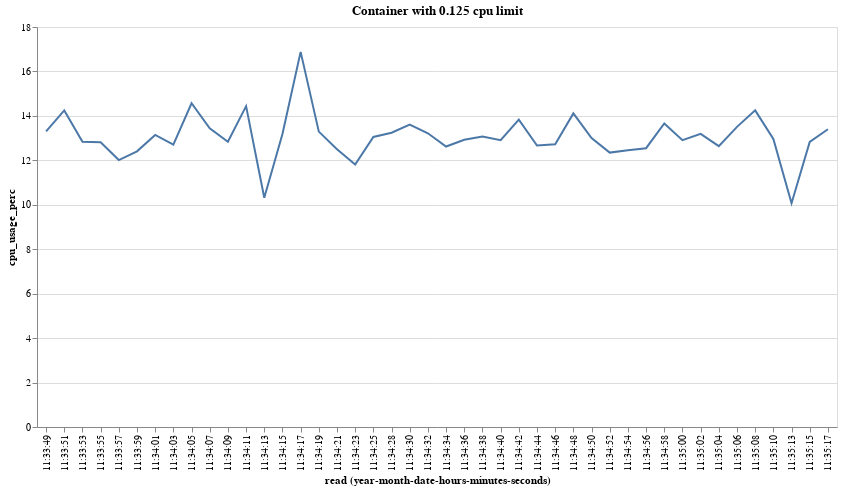

Notebook cell for this chart:
### Code cell
cmd = "docker run --name stress_app --cpus 0.125 --rm progrium/stress -c 8 -t 90s".split(" ")
run_stress = subprocess.Popen(cmd, stdout=subprocess.PIPE)

session = requests_unixsocket.Session()
data = []

while run_stress.poll() != 0:
    r = session.get('http+unix://%2Fvar%2Frun%2Fdocker.sock/containers/stress_app/stats?stream=false')
    if r.status_code == 200:
        try:
            data.append(r.json())
        except:
            pass

data = [_ for _ in data if _["read"] != "0001-01-01T00:00:00Z"]
generate_chart((data, 0.125))

### Figure 1 — Vega-Lite specification as saved in the notebook (floating-point values rounded to 4 significant figures)
{"config": {"view": {"continuousWidth": 400, "continuousHeight": 300}}, "data": {"name": "data-1a1d79c51f720e522a386aeff6d79197"}, "mark": "line", "encoding": {"x": {"axis": {"format": "%H:%M:%S", "labelAngle": -90}, "field": "read", "timeUnit": "yearmonthdatehoursminutesseconds", "type": "ordinal"}, "y": {"field": "cpu_usage_perc", "type": "quantitative"}}, "height": 400, "title": "Container with 0.125 cpu limit", "width": 800, "$schema": "https://vega.github.io/schema/vega-lite/v4.17.0.json", "datasets": {"data-1a1d79c51f720e522a386aeff6d79197": [{"read": "2022-11-08T11:33:49.184596875", "cpu_stats.online_cpus": 4, "cpu_stats.cpu_usage.total_usage": 227133000, "precpu_stats.cpu_usage.total_usage": 100760000, "cpu_stats.system_cpu_usage": 3924993600000000, "precpu_stats.system_cpu_usage": 3924989800000000, "cpu_delta": 126373000, "system_cpu_delta": 3800000000, "cpu_usage_perc": 13.3}, {"read": "2022-11-08T11:33:51.206976799", "cpu_stats.online_cpus": 4, "cpu_stats.cpu_usage.total_usage": 489928000, "precpu_stats.cpu_usage.total_usage": 352095000, "cpu_stats.system_cpu_usage": 3925001320000000, "precpu_stats.system_cpu_usage": 3924997450000000, "cpu_delta": 137833000, "system_cpu_delta": 3870000000, "cpu_usage_perc": 14.25}, {"read": "2022-11-08T11:33:53.225171216", "cpu_stats.online_cpus": 4, "cpu_stats.cpu_usage.total_usage": 725924000, "precpu_stats.cpu_usage.total_usage": 600109000, "cpu_stats.system_cpu_usage": 3925009210000000, "precpu_stats.system_cpu_usage": 3925005290000000, "cpu_delta": 125815000, "system_cpu_delta": 3920000000, "cpu_usage_perc": 12.84}, {"read": "2022-11-08T11:33:55.242181641", "cpu_stats.online_cpus": 4, "cpu_stats.cpu_usage.total_usage": 976304000, "precpu_stats.cpu_usage.total_usage": 849416000, "cpu_stats.system_cpu_usage": 3925017150000000, "precpu_stats.system_cpu_usage": 3925013190000000, "cpu_delta": 126888000, "system_cpu_delta": 3960000000, "cpu_usage_perc": 12.82}, {"read": "2022-11-08T11:33:57.324541901", "cpu_stats.online_cpus": 4, "cpu_stats.cpu_usage.total_usage": 1237163000, "precpu_stats.cpu_usage.total_usage": 1113441000, "cpu_stats.system_cpu_usage": 3925025330000000, "precpu_stats.system_cpu_usage": 3925021210000000, "cpu_delta": 123722000, "system_cpu_delta": 4120000000, "cpu_usage_perc": 12.01}, {"read": "2022-11-08T11:33:59.357224877", "cpu_stats.online_cpus": 4, "cpu_stats.cpu_usage.total_usage": 1487429000, "precpu_stats.cpu_usage.total_usage": 1364300000, "cpu_stats.system_cpu_usage": 3925033340000000, "precpu_stats.system_cpu_usage": 3925029370000000, "cpu_delta": 123129000, "system_cpu_delta": 3970000000, "cpu_usage_perc": 12.41}, {"read": "2022-11-08T11:34:01.377768008", "cpu_stats.online_cpus": 4, "cpu_stats.cpu_usage.total_usage": 1752095000, "precpu_stats.cpu_usage.total_usage": 1624933000, "cpu_stats.system_cpu_usage": 3925041100000000, "precpu_stats.system_cpu_usage": 3925037230000000, "cpu_delta": 127162000, "system_cpu_delta": 3870000000, "cpu_usage_perc": 13.14}, {"read": "2022-11-08T11:34:03.416685635", "cpu_stats.online_cpus": 4, "cpu_stats.cpu_usage.total_usage": 2002183000, "precpu_stats.cpu_usage.total_usage": 1877999000, "cpu_stats.system_cpu_usage": 3925048890000000, "precpu_stats.system_cpu_usage": 3925044980000000, "cpu_delta": 124184000, "system_cpu_delta": 3910000000, "cpu_usage_perc": 12.7}, {"read": "2022-11-08T11:34:05.456538256", "cpu_stats.online_cpus": 4, "cpu_stats.cpu_usage.total_usage": 2264769000, "precpu_stats.cpu_usage.total_usage": 2127101000, "cpu_stats.system_cpu_usage": 3925056510000000, "precpu_stats.system_cpu_usage": 3925052730000000, "cpu_delta": 137668000, "system_cpu_delta": 3780000000, "cpu_usage_perc": 14.57}, {"read": "2022-11-08T11:34:07.490385251", "cpu_stats.online_cpus": 4, "cpu_stats.cpu_usage.total_usage": 2516577000, "precpu_stats.cpu_usage.total_usage": 2387502000, "cpu_stats.system_cpu_usage": 3925064200000000, "precpu_stats.system_cpu_usage": 3925060360000000, "cpu_delta": 129075000, "system_cpu_delta": 3840000000, "cpu_usage_perc": 13.45}, {"read": "2022-11-08T11:34:09.601966952", "cpu_stats.online_cpus": 4, "cpu_stats.cpu_usage.total_usage": 2776086000, "precpu_stats.cpu_usage.total_usage": 2651229000, "cpu_stats.system_cpu_usage": 3925072100000000, "precpu_stats.system_cpu_usage": 3925068210000000, "cpu_delta": 124857000, "system_cpu_delta": 3890000000, "cpu_usage_perc": 12.84}, {"read": "2022-11-08T11:34:11.643954140", "cpu_stats.online_cpus": 4, "cpu_stats.cpu_usage.total_usage": 3042054000, "precpu_stats.cpu_usage.total_usage": 2900923000, "cpu_stats.system_cpu_usage": 3925079910000000, "precpu_stats.system_cpu_usage": 3925076000000000, "cpu_delta": 141131000, "system_cpu_delta": 3910000000, "cpu_usage_perc": 14.44}, {"read": "2022-11-08T11:34:13.673948510", "cpu_stats.online_cpus": 4, "cpu_stats.cpu_usage.total_usage": 3290941000, "precpu_stats.cpu_usage.total_usage": 3191111000, "cpu_stats.system_cpu_usage": 3925087600000000, "precpu_stats.system_cpu_usage": 3925083730000000, "cpu_delta": 99830000, "system_cpu_delta": 3870000000, "cpu_usage_perc": 10.32}, {"read": "2022-11-08T11:34:15.713978664", "cpu_stats.online_cpus": 4, "cpu_stats.cpu_usage.total_usage": 3543650000, "precpu_stats.cpu_usage.total_usage": 3414759000, "cpu_stats.system_cpu_usage": 3925095380000000, "precpu_stats.system_cpu_usage": 3925091470000000, "cpu_delta": 128891000, "system_cpu_delta": 3910000000, "cpu_usage_perc": 13.19}, {"read": "2022-11-08T11:34:17.752516671", "cpu_stats.online_cpus": 4, "cpu_stats.cpu_usage.total_usage": 3826144000, "precpu_stats.cpu_usage.total_usage": 3665364000, "cpu_stats.system_cpu_usage": 3925103100000000, "precpu_stats.system_cpu_usage": 3925099290000000, "cpu_delta": 160780000, "system_cpu_delta": 3810000000, "cpu_usage_perc": 16.88}, {"read": "2022-11-08T11:34:19.862703882", "cpu_stats.online_cpus": 4, "cpu_stats.cpu_usage.total_usage": 4062298000, "precpu_stats.cpu_usage.total_usage": 3927376000, "cpu_stats.system_cpu_usage": 3925111070000000, "precpu_stats.system_cpu_usage": 3925107010000000, "cpu_delta": 134922000, "system_cpu_delta": 4060000000, "cpu_usage_perc": 13.29}, {"read": "2022-11-08T11:34:21.914910823", "cpu_stats.online_cpus": 4, "cpu_stats.cpu_usage.total_usage": 4312340000, "precpu_stats.cpu_usage.total_usage": 4190793000, "cpu_stats.system_cpu_usage": 3925118880000000, "precpu_stats.system_cpu_usage": 3925114990000000, "cpu_delta": 121547000, "system_cpu_delta": 3890000000, "cpu_usage_perc": 12.5}, {"read": "2022-11-08T11:34:23.945371606", "cpu_stats.online_cpus": 4, "cpu_stats.cpu_usage.total_usage": 4575119000, "precpu_stats.cpu_usage.total_usage": 4461138000, "cpu_stats.system_cpu_usage": 3925126610000000, "precpu_stats.system_cpu_usage": 3925122750000000, "cpu_delta": 113981000, "system_cpu_delta": 3860000000, "cpu_usage_perc": 11.81}, {"read": "2022-11-08T11:34:25.976319996", "cpu_stats.online_cpus": 4, "cpu_stats.cpu_usage.total_usage": 4825810000, "precpu_stats.cpu_usage.total_usage": 4700824000, "cpu_stats.system_cpu_usage": 3925134320000000, "precpu_stats.system_cpu_usage": 3925130490000000, "cpu_delta": 124986000, "system_cpu_delta": 3830000000, "cpu_usage_perc": 13.05}, {"read": "2022-11-08T11:34:28.019256226", "cpu_stats.online_cpus": 4, "cpu_stats.cpu_usage.total_usage": 5076884000, "precpu_stats.cpu_usage.total_usage": 4950403000, "cpu_stats.system_cpu_usage": 3925142020000000, "precpu_stats.system_cpu_usage": 3925138200000000, "cpu_delta": 126481000, "system_cpu_delta": 3820000000, "cpu_usage_perc": 13.24}, {"read": "2022-11-08T11:34:30.064272071", "cpu_stats.online_cpus": 4, "cpu_stats.cpu_usage.total_usage": 5338221000, "precpu_stats.cpu_usage.total_usage": 5201802000, "cpu_stats.system_cpu_usage": 3925149850000000, "precpu_stats.system_cpu_usage": 3925145840000000, "cpu_delta": 136419000, "system_cpu_delta": 4010000000, "cpu_usage_perc": 13.61}, {"read": "2022-11-08T11:34:32.142544304", "cpu_stats.online_cpus": 4, "cpu_stats.cpu_usage.total_usage": 5602209000, "precpu_stats.cpu_usage.total_usage": 5473322000, "cpu_stats.system_cpu_usage": 3925157770000000, "precpu_stats.system_cpu_usage": 3925153870000000, "cpu_delta": 128887000, "system_cpu_delta": 3900000000, "cpu_usage_perc": 13.22}, {"read": "2022-11-08T11:34:34.176409590", "cpu_stats.online_cpus": 4, "cpu_stats.cpu_usage.total_usage": 5853564000, "precpu_stats.cpu_usage.total_usage": 5732724000, "cpu_stats.system_cpu_usage": 3925165460000000, "precpu_stats.system_cpu_usage": 3925161630000000, "cpu_delta": 120840000, "system_cpu_delta": 3830000000, "cpu_usage_perc": 12.62}, {"read": "2022-11-08T11:34:36.204810521", "cpu_stats.online_cpus": 4, "cpu_stats.cpu_usage.total_usage": 6101656000, "precpu_stats.cpu_usage.total_usage": 5976940000, "cpu_stats.system_cpu_usage": 3925173200000000, "precpu_stats.system_cpu_usage": 3925169340000000, "cpu_delta": 124716000, "system_cpu_delta": 3860000000, "cpu_usage_perc": 12.92}, {"read": "2022-11-08T11:34:38.249246856", "cpu_stats.online_cpus": 4, "cpu_stats.cpu_usage.total_usage": 6363955000, "precpu_stats.cpu_usage.total_usage": 6238787000, "cpu_stats.system_cpu_usage": 3925180890000000, "precpu_stats.system_cpu_usage": 3925177060000000, "cpu_delta": 125168000, "system_cpu_delta": 3830000000, "cpu_usage_perc": 13.07}, {"read": "2022-11-08T11:34:40.284420548", "cpu_stats.online_cpus": 4, "cpu_stats.cpu_usage.total_usage": 6614161000, "precpu_stats.cpu_usage.total_usage": 6489615000, "cpu_stats.system_cpu_usage": 3925188590000000, "precpu_stats.system_cpu_usage": 3925184730000000, "cpu_delta": 124546000, "system_cpu_delta": 3860000000, "cpu_usage_perc": 12.91}, {"read": "2022-11-08T11:34:42.395492801", "cpu_stats.online_cpus": 4, "cpu_stats.cpu_usage.total_usage": 6877027000, "precpu_stats.cpu_usage.total_usage": 6736959000, "cpu_stats.system_cpu_usage": 3925196420000000, "precpu_stats.system_cpu_usage": 3925192370000000, "cpu_delta": 140068000, "system_cpu_delta": 4050000000, "cpu_usage_perc": 13.83}, {"read": "2022-11-08T11:34:44.453632820", "cpu_stats.online_cpus": 4, "cpu_stats.cpu_usage.total_usage": 7137545000, "precpu_stats.cpu_usage.total_usage": 7014344000, "cpu_stats.system_cpu_usage": 3925204290000000, "precpu_stats.system_cpu_usage": 3925200400000000, "cpu_delta": 123201000, "system_cpu_delta": 3890000000, "cpu_usage_perc": 12.67}, {"read": "2022-11-08T11:34:46.490281320", "cpu_stats.online_cpus": 4, "cpu_stats.cpu_usage.total_usage": 7388937000, "precpu_stats.cpu_usage.total_usage": 7265192000, "cpu_stats.system_cpu_usage": 3925212090000000, "precpu_stats.system_cpu_usage": 3925208200000000, "cpu_delta": 123745000, "system_cpu_delta": 3890000000, "cpu_usage_perc": 12.72}, {"read": "2022-11-08T11:34:48.522916880", "cpu_stats.online_cpus": 4, "cpu_stats.cpu_usage.total_usage": 7649434000, "precpu_stats.cpu_usage.total_usage": 7513964000, "cpu_stats.system_cpu_usage": 3925219790000000, "precpu_stats.system_cpu_usage": 3925215950000000, "cpu_delta": 135470000, "system_cpu_delta": 3840000000, "cpu_usage_perc": 14.11}, {"read": "2022-11-08T11:34:50.551499099", "cpu_stats.online_cpus": 4, "cpu_stats.cpu_usage.total_usage": 7900747000, "precpu_stats.cpu_usage.total_usage": 7776259000, "cpu_stats.system_cpu_usage": 3925227470000000, "precpu_stats.system_cpu_usage": 3925223640000000, "cpu_delta": 124488000, "system_cpu_delta": 3830000000, "cpu_usage_perc": 13.0}, {"read": "2022-11-08T11:34:52.592387872", "cpu_stats.online_cpus": 4, "cpu_stats.cpu_usage.total_usage": 8149874000, "precpu_stats.cpu_usage.total_usage": 8025164000, "cpu_stats.system_cpu_usage": 3925235400000000, "precpu_stats.system_cpu_usage": 3925231360000000, "cpu_delta": 124710000, "system_cpu_delta": 4040000000, "cpu_usage_perc": 12.35}, {"read": "2022-11-08T11:34:54.670093703", "cpu_stats.online_cpus": 4, "cpu_stats.cpu_usage.total_usage": 8414807000, "precpu_stats.cpu_usage.total_usage": 8288692000, "cpu_stats.system_cpu_usage": 3925243530000000, "precpu_stats.system_cpu_usage": 3925239480000000, "cpu_delta": 126115000, "system_cpu_delta": 4050000000, "cpu_usage_perc": 12.46}, {"read": "2022-11-08T11:34:56.694036063", "cpu_stats.online_cpus": 4, "cpu_stats.cpu_usage.total_usage": 8663812000, "precpu_stats.cpu_usage.total_usage": 8538660000, "cpu_stats.system_cpu_usage": 3925251490000000, "precpu_stats.system_cpu_usage": 3925247500000000, "cpu_delta": 125152000, "system_cpu_delta": 3990000000, "cpu_usage_perc": 12.55}, {"read": "2022-11-08T11:34:58.727787819", "cpu_stats.online_cpus": 4, "cpu_stats.cpu_usage.total_usage": 8926352000, "precpu_stats.cpu_usage.total_usage": 8788703000, "cpu_stats.system_cpu_usage": 3925259470000000, "precpu_stats.system_cpu_usage": 3925255440000000, "cpu_delta": 137649000, "system_cpu_delta": 4030000000, "cpu_usage_perc": 13.66}, {"read": "2022-11-08T11:35:00.734685902", "cpu_stats.online_cpus": 4, "cpu_stats.cpu_usage.total_usage": 9177743000, "precpu_stats.cpu_usage.total_usage": 9052544000, "cpu_stats.system_cpu_usage": 3925267220000000, "precpu_stats.system_cpu_usage": 3925263340000000, "cpu_delta": 125199000, "system_cpu_delta": 3880000000, "cpu_usage_perc": 12.91}, {"read": "2022-11-08T11:35:02.773392103", "cpu_stats.online_cpus": 4, "cpu_stats.cpu_usage.total_usage": 9426387000, "precpu_stats.cpu_usage.total_usage": 9300418000, "cpu_stats.system_cpu_usage": 3925274930000000, "precpu_stats.system_cpu_usage": 3925271110000000, "cpu_delta": 125969000, "system_cpu_delta": 3820000000, "cpu_usage_perc": 13.19}, {"read": "2022-11-08T11:35:04.858826584", "cpu_stats.online_cpus": 4, "cpu_stats.cpu_usage.total_usage": 9689826000, "precpu_stats.cpu_usage.total_usage": 9563122000, "cpu_stats.system_cpu_usage": 3925282870000000, "precpu_stats.system_cpu_usage": 3925278860000000, "cpu_delta": 126704000, "system_cpu_delta": 4010000000, "cpu_usage_perc": 12.64}, {"read": "2022-11-08T11:35:06.918237075", "cpu_stats.online_cpus": 4, "cpu_stats.cpu_usage.total_usage": 9956504000, "precpu_stats.cpu_usage.total_usage": 9826503000, "cpu_stats.system_cpu_usage": 3925290690000000, "precpu_stats.system_cpu_usage": 3925286840000000, "cpu_delta": 130001000, "system_cpu_delta": 3850000000, "cpu_usage_perc": 13.51}, {"read": "2022-11-08T11:35:08.946047850", "cpu_stats.online_cpus": 4, "cpu_stats.cpu_usage.total_usage": 10213522000, "precpu_stats.cpu_usage.total_usage": 10077097000, "cpu_stats.system_cpu_usage": 3925298380000000, "precpu_stats.system_cpu_usage": 3925294550000000, "cpu_delta": 136425000, "system_cpu_delta": 3830000000, "cpu_usage_perc": 14.25}, {"read": "2022-11-08T11:35:10.983923052", "cpu_stats.online_cpus": 4, "cpu_stats.cpu_usage.total_usage": 10450813000, "precpu_stats.cpu_usage.total_usage": 10326058000, "cpu_stats.system_cpu_usage": 3925306080000000, "precpu_stats.system_cpu_usage": 3925302230000000, "cpu_delta": 124755000, "system_cpu_delta": 3850000000, "cpu_usage_perc": 12.96}, {"read": "2022-11-08T11:35:13.028633617", "cpu_stats.online_cpus": 4, "cpu_stats.cpu_usage.total_usage": 10712323000, "precpu_stats.cpu_usage.total_usage": 10613400000, "cpu_stats.system_cpu_usage": 3925313890000000, "precpu_stats.system_cpu_usage": 3925309960000000, "cpu_delta": 98923000, "system_cpu_delta": 3930000000, "cpu_usage_perc": 10.07}, {"read": "2022-11-08T11:35:15.043520702", "cpu_stats.online_cpus": 4, "cpu_stats.cpu_usage.total_usage": 10962661000, "precpu_stats.cpu_usage.total_usage": 10839186000, "cpu_stats.system_cpu_usage": 3925321530000000, "precpu_stats.system_cpu_usage": 3925317680000000, "cpu_delta": 123475000, "system_cpu_delta": 3850000000, "cpu_usage_perc": 12.83}, {"read": "2022-11-08T11:35:17.156346873", "cpu_stats.online_cpus": 4, "cpu_stats.cpu_usage.total_usage": 11227547000, "precpu_stats.cpu_usage.total_usage": 11099926000, "cpu_stats.system_cpu_usage": 3925329540000000, "precpu_stats.system_cpu_usage": 3925325730000000, "cpu_delta": 127621000, "system_cpu_delta": 3810000000, "cpu_usage_perc": 13.4}]}}
